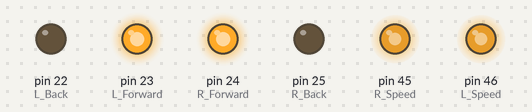
Simulated run of this sketch. Board: Arduino Mega 2560, built with avr-gcc and run on an emulated ATmega2560. On the bench: output pins drawn as LEDs (lit = HIGH).

Above: at 0.05 s.
At 6.2 s:
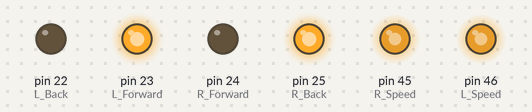
Timing chart, 0 to 7.2 s (numbered marks = the images above):
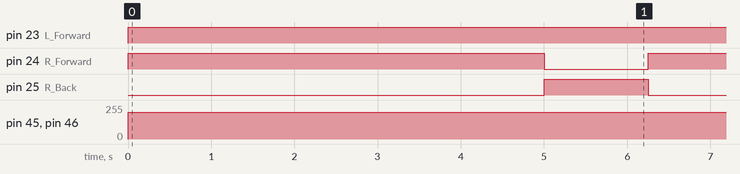

The sketch:

drive.ino
```cpp
int L_Speed = 46;
int L_Forward = 23;
int L_Back = 22;
int R_Speed = 45;
int R_Forward = 24;
int R_Back = 25;

void setup() {
  // put your setup code here, to run once:
  pinMode(L_Speed, OUTPUT);
  pinMode(L_Forward, OUTPUT);
  pinMode(L_Back, OUTPUT);
  pinMode(R_Speed, OUTPUT);
  pinMode(R_Forward, OUTPUT);
  pinMode(R_Back, OUTPUT);
}

void right_Forward() {
  digitalWrite(R_Forward, 1);
  digitalWrite(R_Back, 0);
}

void right_Reverse() {
  digitalWrite(R_Back, 1);
  digitalWrite(R_Forward, 0);
}

void left_Forward() {
  digitalWrite(L_Forward, 1);
  digitalWrite(L_Back, 0);
}

void left_Reverse() {
  digitalWrite(L_Back, 1);
  digitalWrite(L_Forward, 0);
}

void Forward(int a) {
  analogWrite(L_Speed, a);
  analogWrite(R_Speed, a);
  left_Forward();
  right_Forward();
//  LeftCount = LeftDistance = 0;
//  RightCount = RightDistance = 0;
}

void Reverse(int a) {
  analogWrite(L_Speed, a);
  analogWrite(R_Speed, a);
  left_Reverse();
  right_Reverse();
}

void LeftTurn(int a) {
  analogWrite(L_Speed, a);
  analogWrite(R_Speed, a);
  right_Forward();
  left_Reverse();
}

void RightTurn(int a) {
  analogWrite(L_Speed, a);
  analogWrite(R_Speed, a);
  right_Reverse();
  left_Forward();
}

void loop() {
  // put your main code here, to run repeatedly:
  for (int i = 0; i <= 4; i++) {
   Forward(200);
  delay(5000);
  RightTurn(200);
  delay(1250);
  }
}
```

Measured:
- by itself, pin 23 (L_Forward): LOW → HIGH at 0.00 s
- by itself, pin 24 (R_Forward): alternates HIGH for 5.0 s and LOW for 1.3 s
- by itself, pin 25 (R_Back): alternates HIGH for 1.3 s and LOW for 5.0 s
- by itself, pin 45 (R_Speed), pin 46 (L_Speed): 0/255 → 200/255 at 0.00 s
